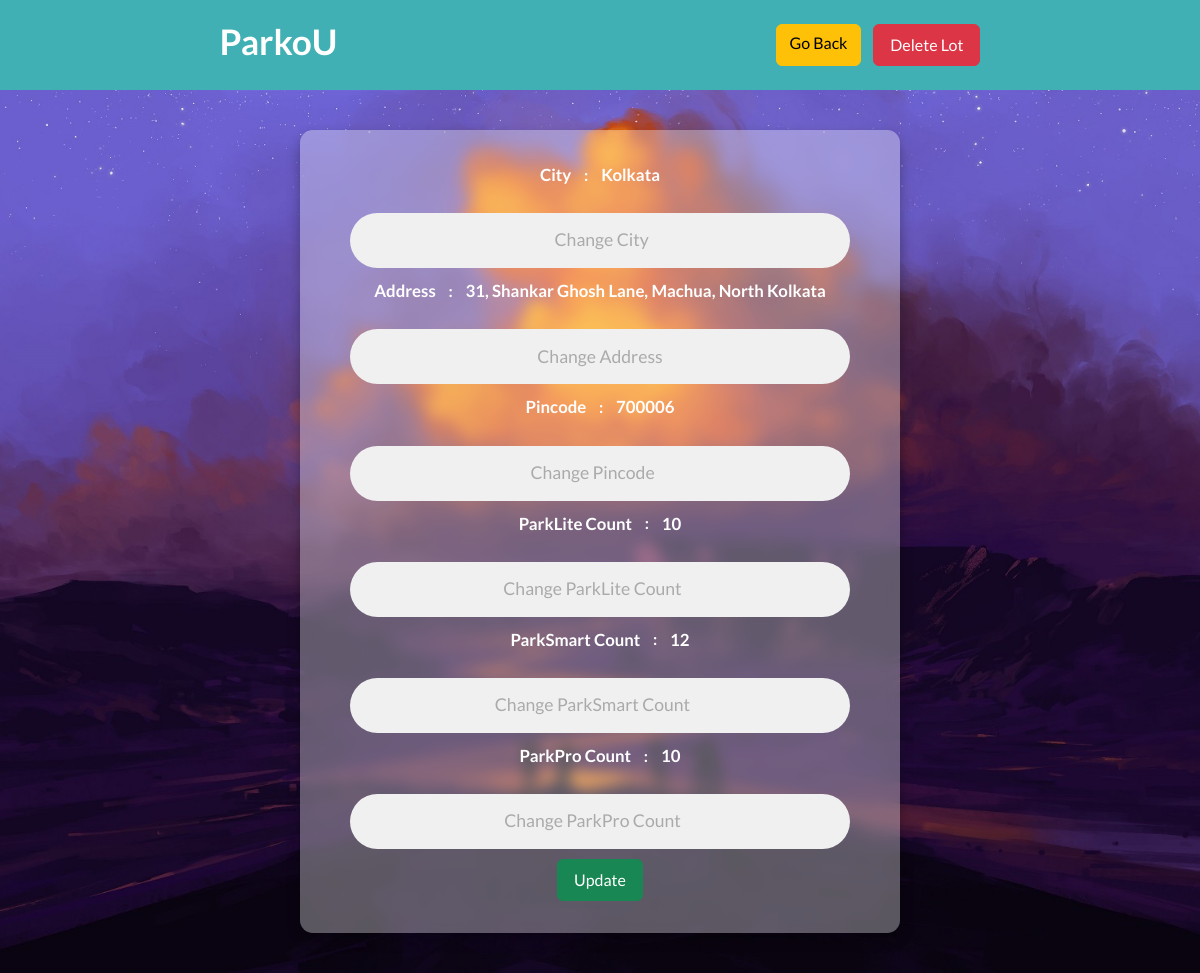
Before: /update/lot/3 (signed in) with the older database file.
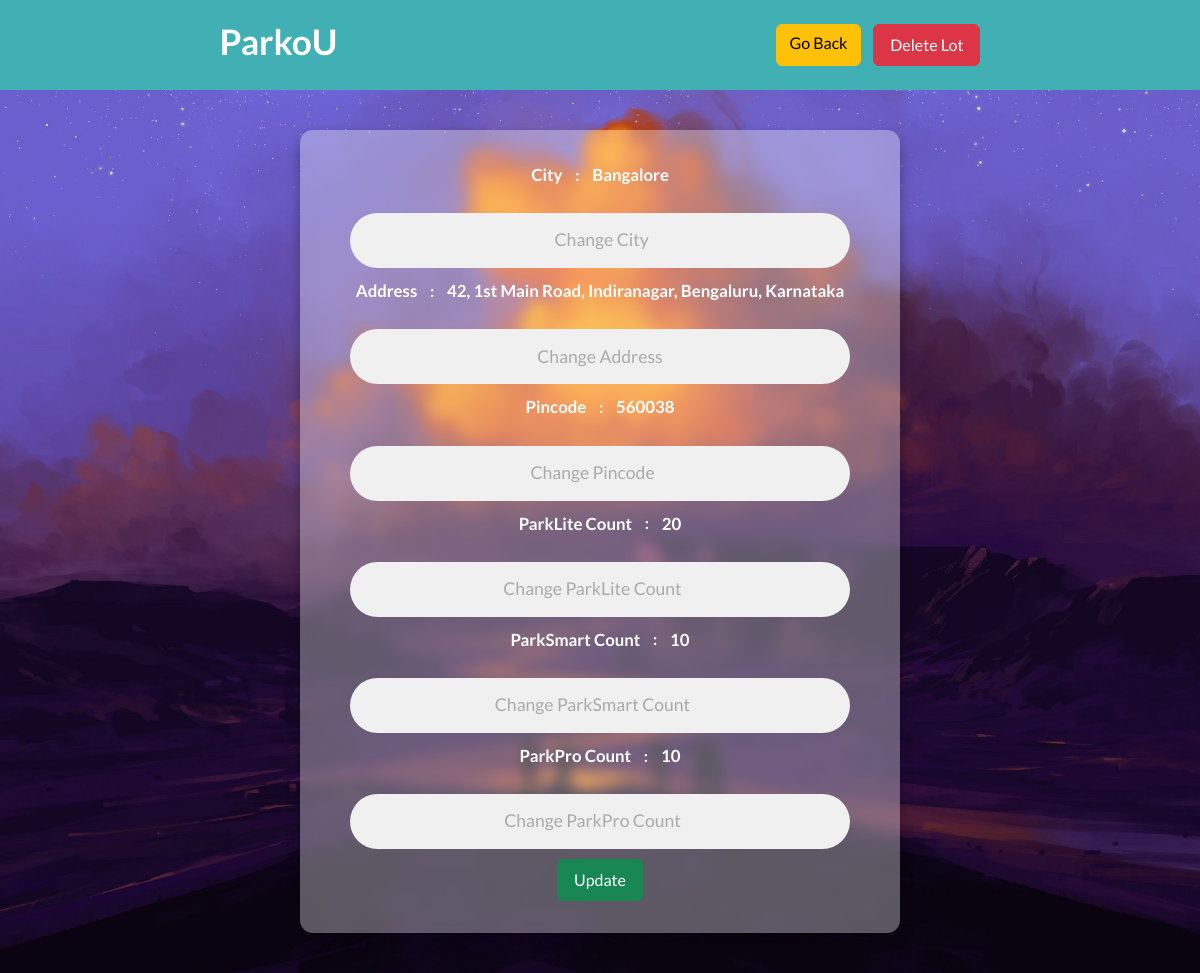
After: the same page with the newer database file.
### models/models.py (models this page shows)
class ParkingLot(db.Model):
    __tablename__ = "parkinglot"
    id = db.Column(db.Integer, primary_key = True)
    locationName = db.Column(db.String(128))
    address = db.Column(db.String(512), unique = True, nullable = False)
    pincode = db.Column(db.String(128), unique = True, nullable = False)
    parkLiteCount = db.Column(db.Integer)
    parkSmartCount = db.Column(db.Integer)
    parkProCount = db.Column(db.Integer)
    ratings = db.Column(db.Integer, default = 0)
    parkingspot = db.relationship('ParkingSpot', cascade = "all, delete", passive_deletes = True, back_populates = 'parkinglot')

### controllers/routes.py (the view, shortened to what this page needs)
@app.route('/update/lot/<int:lot_id>', methods=['GET', 'POST'])
@admin_required
def update_lot(lot_id):
    lot = ParkingLot.query.get_or_404(lot_id)
    if request.method == 'GET':
        return render_template('/after_login_part/admin_side/search_lot.html', lot=lot)

### controllers/routes.py (called while the page is built)
def admin_required(func):
    @wraps(func)
    def inner(*args,**kwargs):
        if "user_id" not in session:
            return redirect(url_for('login_page'))
        user=User.query.get(session['user_id'])
        if not user.is_admin:
            flash('You are not a authorized personel')
            return redirect(url_for('login_page'))
        return func(*args,**kwargs)
    return inner

### templates/after_login_part/admin_side/search_lot.html (shortened to what the changed rows need)
{% extends 'base.html' %}
{% block stylesheet %}
    <link rel="stylesheet" href="/static/css/after_login/admin_side/search_lot.css">
{% endblock %}
{% block content %}
<main>
    <div class="container">
        <div class="form-container">
            <form action="{{ url_for('update_lot', lot_id=lot.id) }}" method="POST" class="edit-lot-form" onsubmit="return confirm('Are you sure you want to update this Lot?');">
                <div class="current-value">
                    <div class="value">
                        <p>{{ lot.locationName }}</p>
                    </div>
                </div>
                <div class="current-value">
                    <div class="value">
                        <p>{{ lot.address }}</p>
                    </div>
                </div>
                <div class="current-value">
                    <div class="value">
                        <p>{{ lot.pincode }}</p>
                    </div>
                </div>
                <div class="current-value">
                    <div class="value">
                        <p>{{ lot.parkLiteCount }}</p>
                    </div>
                </div>
                <div class="current-value">
                    <div class="value">
                        <p>{{ lot.parkSmartCount }}</p>
                    </div>
                </div>
                <div class="current-value">
                    <div class="value">
                        <p>{{ lot.parkProCount }}</p>
                    </div>
                </div>
            </form>
        </div>
    </div>
</main>
{% endblock %}

Changed rows visible on the page:
changed ParkingLot: locationName "Kolkata" → "Bangalore"; address "31, Shankar Ghosh Lane, Machua, North Kolkata" → "42, 1st Main Road, Indiranagar, Bengaluru, Karnataka"; pincode "700006" → "560038"; parkLiteCount "10" → "20"; parkSmartCount "12" → "10"
